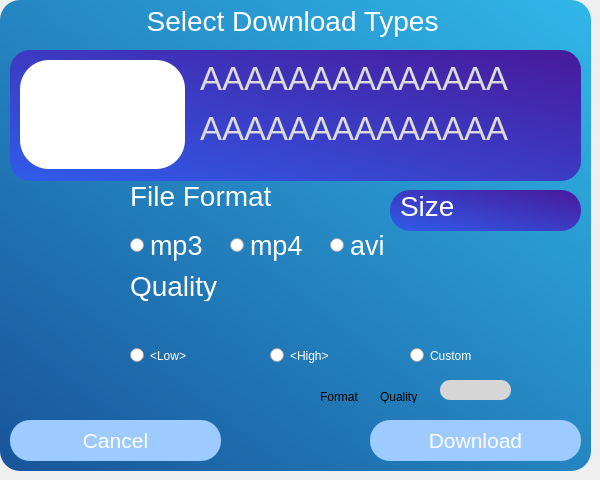
    <widget class="QWidget" name="page_4">
     <widget class="QFrame" name="Step2_2">
      <property name="enabled">
       <bool>true</bool>
      </property>
      <property name="geometry">
       <rect>
        <x>0</x>
        <y>0</y>
        <width>591</width>
        <height>471</height>
       </rect>
      </property>
      <property name="toolTip">
       <string>&lt;html&gt;&lt;head/&gt;&lt;body&gt;&lt;p&gt;&lt;br/&gt;&lt;/p&gt;&lt;/body&gt;&lt;/html&gt;</string>
      </property>
      <property name="styleSheet">
       <string notr="true">QFrame {
    	background-color: qlineargradient(spread:pad, x1:0.0284091, y1:1, x2:1, y2:0, stop:0 rgba(25, 86, 155, 255), stop:1 rgba(48, 183, 233, 255));
	color: rgb(220, 220, 220);
    border-radius: 20px;
}
</string>
      </property>
      <property name="frameShape">
       <enum>QFrame::StyledPanel</enum>
      </property>
      <property name="frameShadow">
       <enum>QFrame::Raised</enum>
      </property>
      <widget class="QPushButton" name="pushButton_5">
       <property name="geometry">
        <rect>
         <x>10</x>
         <y>420</y>
         <width>211</width>
         <height>41</height>
        </rect>
       </property>
       <property name="font">
        <font>
         <pointsize>16</pointsize>
        </font>
       </property>
       <property name="styleSheet">
        <string notr="true">QPushButton {
background-color: rgb(158, 203, 255);
color: rgb(255, 255,255);
border-radius: 20px;
}

QPushButton:hover{
 
	
	background-color: rgb(143, 184, 231);
}

QPushButton:pressed {
background-color: rgb(126, 162, 203);
color: rgb(204, 204, 204);

}</string>
       </property>
       <property name="text">
        <string>Cancel</string>
       </property>
      </widget>
      <widget class="QPushButton" name="pushButton_6">
       <property name="geometry">
        <rect>
         <x>370</x>
         <y>420</y>
         <width>211</width>
         <height>41</height>
        </rect>
       </property>
       <property name="font">
        <font>
         <pointsize>16</pointsize>
        </font>
       </property>
       <property name="styleSheet">
        <string notr="true">QPushButton {
background-color: rgb(158, 203, 255);
color: rgb(255, 255,255);
border-radius: 20px;
}

QPushButton:hover{
 
	
	background-color: rgb(143, 184, 231);
}

QPushButton:pressed {
background-color: rgb(126, 162, 203);
color: rgb(204, 204, 204);

}</string>
       </property>
       <property name="text">
        <string>Download</string>
       </property>
       <property name="checkable">
        <bool>false</bool>
       </property>
       <property name="autoDefault">
        <bool>false</bool>
       </property>
      </widget>
      <widget class="QLabel" name="label_6">
       <property name="geometry">
        <rect>
         <x>100</x>
         <y>0</y>
         <width>461</width>
         <height>41</height>
        </rect>
       </property>
       <property name="font">
        <font>
         <family>Segoe UI Symbol</family>
         <pointsize>21</pointsize>
        </font>
       </property>
       <property name="styleSheet">
        <string notr="true">background-color: none;
color: rgb(255, 255, 255);</string>
       </property>
       <property name="text">
        <string>      Select Download Types</string>
       </property>
      </widget>
      <widget class="QLabel" name="label_9">
       <property name="geometry">
        <rect>
         <x>130</x>
         <y>180</y>
         <width>181</width>
         <height>31</height>
        </rect>
       </property>
       <property name="font">
        <font>
         <family>Segoe UI Symbol</family>
         <pointsize>21</pointsize>
        </font>
       </property>
       <property name="styleSheet">
        <string notr="true">background-color: none;
color: rgb(255, 255, 255);</string>
       </property>
       <property name="text">
        <string>File Format</string>
       </property>
      </widget>
      <widget class="QRadioButton" name="MP4">
       <property name="geometry">
        <rect>
         <x>230</x>
         <y>230</y>
         <width>81</width>
         <height>31</height>
        </rect>
       </property>
       <property name="font">
        <font>
         <family>Segoe UI Symbol</family>
         <pointsize>20</pointsize>
        </font>
       </property>
       <property name="styleSheet">
        <string notr="true">color : rgb(255, 255, 255);</string>
       </property>
       <property name="text">
        <string>mp4</string>
       </property>
       <property name="iconSize">
        <size>
         <width>19</width>
         <height>16</height>
        </size>
       </property>
       <attribute name="buttonGroup">
        <string notr="true">buttonGroup</string>
       </attribute>
      </widget>
      <widget class="QRadioButton" name="AVI">
       <property name="geometry">
        <rect>
         <x>330</x>
         <y>230</y>
         <width>71</width>
         <height>31</height>
        </rect>
       </property>
       <property name="font">
        <font>
         <family>Segoe UI Symbol</family>
         <pointsize>20</pointsize>
        </font>
       </property>
       <property name="styleSheet">
        <string notr="true">color : rgb(255, 255, 255);</string>
       </property>
       <property name="text">
        <string>avi</string>
       </property>
       <property name="iconSize">
        <size>
         <width>19</width>
         <height>16</height>
        </size>
       </property>
       <attribute name="buttonGroup">
        <string notr="true">buttonGroup</string>
       </attribute>
      </widget>
      <widget class="QRadioButton" name="MP3">
       <property name="geometry">
        <rect>
         <x>130</x>
         <y>230</y>
         <width>82</width>
         <height>31</height>
        </rect>
       </property>
       <property name="font">
        <font>
         <family>Segoe UI Symbol</family>
         <pointsize>20</pointsize>
        </font>
       </property>
       <property name="styleSheet">
        <string notr="true">color: rgb(255, 255, 255);
font: 20pt &quot;Segoe UI Symbol&quot;;</string>
       </property>
       <property name="text">
        <string>mp3</string>
       </property>
       <property name="iconSize">
        <size>
         <width>19</width>
         <height>16</height>
        </size>
       </property>
       <attribute name="buttonGroup">
        <string notr="true">buttonGroup</string>
       </attribute>
      </widget>
      <widget class="QLabel" name="label_10">
       <property name="geometry">
        <rect>
         <x>130</x>
         <y>270</y>
         <width>181</width>
         <height>31</height>
        </rect>
       </property>
       <property name="font">
        <font>
         <family>Segoe UI Symbol</family>
         <pointsize>21</pointsize>
        </font>
       </property>
       <property name="styleSheet">
        <string notr="true">background-color: none;
color: rgb(255, 255, 255);</string>
       </property>
       <property name="text">
        <string>Quality</string>
       </property>
      </widget>
      <widget class="QRadioButton" name="Low">
       <property name="geometry">
        <rect>
         <x>130</x>
         <y>330</y>
         <width>111</width>
         <height>51</height>
        </rect>
       </property>
       <property name="styleSheet">
        <string notr="true">color: rgb(255, 255, 255);
font: 20pt &quot;Segoe UI Symbol&quot;;</string>
       </property>
       <property name="text">
        <string>&lt;Low&gt;</string>
       </property>
       <attribute name="buttonGroup">
        <string notr="true">buttonGroup_2</string>
       </attribute>
      </widget>
      <widget class="QRadioButton" name="High">
       <property name="geometry">
        <rect>
         <x>270</x>
         <y>330</y>
         <width>111</width>
         <height>51</height>
        </rect>
       </property>
       <property name="styleSheet">
        <string notr="true">color: rgb(255, 255, 255);
font: 20pt &quot;Segoe UI Symbol&quot;;</string>
       </property>
       <property name="text">
        <string>&lt;High&gt;</string>
       </property>
       <attribute name="buttonGroup">
        <string notr="true">buttonGroup_2</string>
       </attribute>
      </widget>
      <widget class="QRadioButton" name="Custom">
       <property name="geometry">
        <rect>
         <x>410</x>
         <y>330</y>
         <width>111</width>
         <height>51</height>
        </rect>
       </property>
       <property name="styleSheet">
        <string notr="true">color: rgb(255, 255, 255);
font: 20pt &quot;Segoe UI Symbol&quot;;</string>
       </property>
       <property name="text">
        <string>Custom</string>
       </property>
       <attribute name="buttonGroup">
        <string notr="true">buttonGroup_2</string>
       </attribute>
      </widget>
      <widget class="QLabel" name="qts">
       <property name="geometry">
        <rect>
         <x>320</x>
         <y>390</y>
         <width>47</width>
         <height>13</height>
        </rect>
       </property>
       <property name="styleSheet">
        <string notr="true">background-color: none;
color: none;</string>
       </property>
       <property name="text">
        <string>Format</string>
       </property>
      </widget>
      <widget class="QLabel" name="qts_2">
       <property name="geometry">
        <rect>
         <x>380</x>
         <y>390</y>
         <width>47</width>
         <height>13</height>
        </rect>
       </property>
       <property name="styleSheet">
        <string notr="true">background-color: none;
color: none;</string>
       </property>
       <property name="text">
        <string>Quality</string>
       </property>
      </widget>
      <widget class="QLineEdit" name="CustomQ">
       <property name="geometry">
        <rect>
         <x>440</x>
         <y>380</y>
         <width>71</width>
         <height>20</height>
        </rect>
       </property>
       <property name="font">
        <font>
         <family>MS Reference Sans Serif</family>
         <pointsize>12</pointsize>
        </font>
       </property>
       <property name="styleSheet">
        <string notr="true">background-color: rgb(214, 214, 214);
color : rgb(0, 0, 0);
border-radius: 10px;</string>
       </property>
       <property name="text">
        <string/>
       </property>
      </widget>
      <widget class="QLabel" name="loading_2">
       <property name="geometry">
        <rect>
         <x>100</x>
         <y>460</y>
         <width>411</width>
         <height>261</height>
        </rect>
       </property>
       <property name="styleSheet">
        <string notr="true">background-color: none;</string>
       </property>
       <property name="text">
        <string/>
       </property>
       <property name="pixmap">
        <pixmap>Mesmerizing Geometric GIFs by Florian de Looij _ Inspiration Grid.gif</pixmap>
       </property>
      </widget>
      <widget class="QFrame" name="frame_9">
       <property name="geometry">
        <rect>
         <x>10</x>
         <y>50</y>
         <width>571</width>
         <height>131</height>
        </rect>
       </property>
       <property name="styleSheet">
        <string notr="true">QFrame {
    
	background-color: qlineargradient(spread:pad, x1:0.0284091, y1:1, x2:1, y2:0, stop:0 rgba(48, 91, 233), stop:1 rgba(72, 25, 155));
	color: rgb(220, 220, 220);
    border-radius: 20px;
}</string>
       </property>
       <property name="frameShape">
        <enum>QFrame::StyledPanel</enum>
       </property>
       <property name="frameShadow">
        <enum>QFrame::Raised</enum>
       </property>
       <widget class="QLabel" name="thumbnai2_2">
        <property name="geometry">
         <rect>
          <x>10</x>
          <y>10</y>
          <width>165</width>
          <height>109</height>
         </rect>
        </property>
        <property name="styleSheet">
         <string notr="true">background-color: rgb(255, 255, 255);
border-radius: 29px;</string>
        </property>
        <property name="frameShape">
         <enum>QFrame::StyledPanel</enum>
        </property>
        <property name="text">
         <string/>
        </property>
        <property name="pixmap">
         <pixmap>../../../../.designer/backup/tbls/thunbail.jpg</pixmap>
        </property>
        <property name="scaledContents">
         <bool>true</bool>
        </property>
        <property name="alignment">
         <set>Qt::AlignCenter</set>
        </property>
        <property name="wordWrap">
         <bool>false</bool>
        </property>
        <property name="openExternalLinks">
         <bool>false</bool>
        </property>
       </widget>
       <widget class="QLabel" name="vidname_3">
        <property name="geometry">
         <rect>
          <x>190</x>
          <y>10</y>
          <width>371</width>
          <height>91</height>
         </rect>
        </property>
        <property name="font">
         <font>
          <pointsize>25</pointsize>
         </font>
        </property>
        <property name="layoutDirection">
         <enum>Qt::LeftToRight</enum>
        </property>
        <property name="autoFillBackground">
         <bool>false</bool>
        </property>
        <property name="styleSheet">
         <string notr="true">background-color: none;</string>
        </property>
        <property name="inputMethodHints">
         <set>Qt::ImhNone</set>
        </property>
        <property name="text">
         <string notr="true">&lt;html&gt;&lt;head/&gt;&lt;body&gt;&lt;p&gt;AAAAAAAAAAAAAA&lt;/p&gt;&lt;p&gt;AAAAAAAAAAAAAA&lt;/p&gt;&lt;/body&gt;&lt;/html&gt;</string>
        </property>
        <property name="textFormat">
         <enum>Qt::AutoText</enum>
        </property>
        <property name="scaledContents">
         <bool>true</bool>
        </property>
        <property name="alignment">
         <set>Qt::AlignLeading|Qt::AlignLeft|Qt::AlignTop</set>
        </property>
        <property name="wordWrap">
         <bool>true</bool>
        </property>
        <property name="margin">
         <number>1</number>
        </property>
        <property name="indent">
         <number>-1</number>
        </property>
        <property name="openExternalLinks">
         <bool>false</bool>
        </property>
        <property name="textInteractionFlags">
         <set>Qt::LinksAccessibleByMouse|Qt::TextSelectableByMouse</set>
        </property>
       </widget>
      </widget>
      <widget class="QFrame" name="frame_11">
       <property name="geometry">
        <rect>
         <x>390</x>
         <y>190</y>
         <width>191</width>
         <height>41</height>
        </rect>
       </property>
       <property name="styleSheet">
        <string notr="true">QFrame {
    
	background-color: qlineargradient(spread:pad, x1:0.0284091, y1:1, x2:1, y2:0, stop:0 rgba(48, 91, 233), stop:1 rgba(72, 25, 155));
	color: rgb(220, 220, 220);
    border-radius: 20px;
}</string>
       </property>
       <property name="frameShape">
        <enum>QFrame::StyledPanel</enum>
       </property>
       <property name="frameShadow">
        <enum>QFrame::Raised</enum>
       </property>
       <widget class="QLabel" name="VideoSize_2">
        <property name="geometry">
         <rect>
          <x>10</x>
          <y>0</y>
          <width>171</width>
          <height>31</height>
         </rect>
        </property>
        <property name="font">
         <font>
          <family>Segoe UI Symbol</family>
          <pointsize>21</pointsize>
         </font>
        </property>
        <property name="styleSheet">
         <string notr="true">background-color: none;
color: rgb(255, 255, 255);</string>
        </property>
        <property name="text">
         <string>Size</string>
        </property>
       </widget>
      </widget>
      <zorder>frame_9</zorder>
      <zorder>pushButton_5</zorder>
      <zorder>pushButton_6</zorder>
      <zorder>label_6</zorder>
      <zorder>label_9</zorder>
      <zorder>MP4</zorder>
      <zorder>AVI</zorder>
      <zorder>MP3</zorder>
      <zorder>label_10</zorder>
      <zorder>Low</zorder>
      <zorder>High</zorder>
      <zorder>Custom</zorder>
      <zorder>qts</zorder>
      <zorder>qts_2</zorder>
      <zorder>CustomQ</zorder>
      <zorder>loading_2</zorder>
      <zorder>frame_11</zorder>
     </widget>
    </widget>
